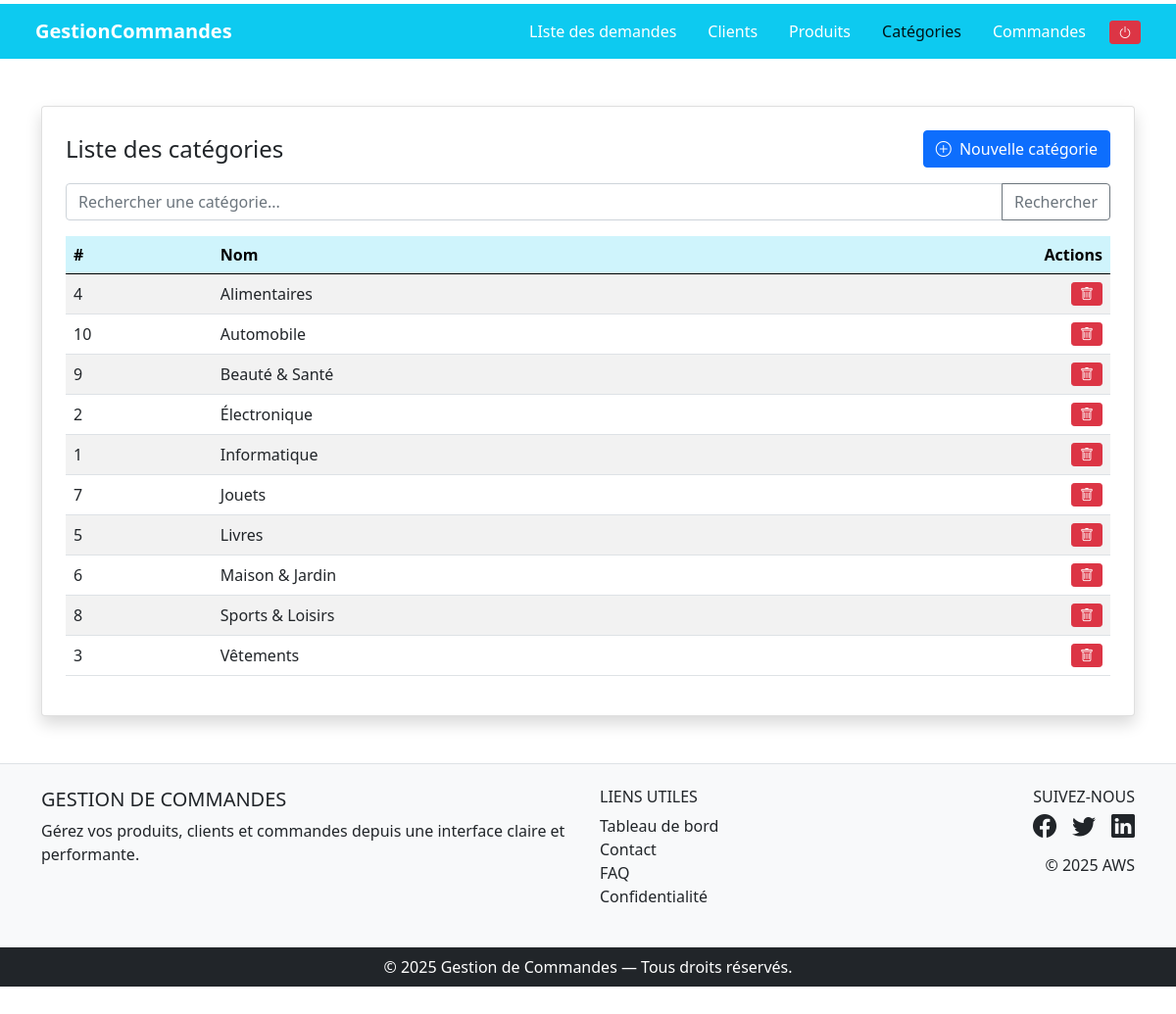
Page /categories/listeCategorie.php (signed in) on the committed database.
### tables this page shows
CREATE TABLE categorie (
  id INT AUTO_INCREMENT PRIMARY KEY,
  nom VARCHAR(100) NOT NULL
);

### categories/listeCategorie.php (the view, shortened to what this page needs)
<?php
require_once('../includes/db.php');
$search = $_GET['search'] ?? '';
$searchLike = '%' . $search . '%';
try {
    if (!empty($search)) {
        $stmt = $pdo->prepare("SELECT * FROM categorie WHERE nom LIKE :search ORDER BY nom ASC");
        $stmt->execute(['search' => $searchLike]);
    } else {
        $stmt = $pdo->query("SELECT * FROM categorie ORDER BY nom ASC");
    }
    $categories = $stmt->fetchAll(PDO::FETCH_ASSOC);
} catch (PDOException $e) {
    $categories = [];
    error_log("Erreur liste catégorie : " . $e->getMessage());
}
?>
<link href="https://cdn.jsdelivr.net/npm/bootstrap@5.0.2/dist/css/bootstrap.min.css" rel="stylesheet">
<link href="https://cdn.jsdelivr.net/npm/bootstrap-icons@1.10.5/font/bootstrap-icons.css" rel="stylesheet">
<?php include('../includes/header.php') ?>
<div class="container mt-5">
    <div class="card shadow p-4">
        <div class="d-flex justify-content-between align-items-center mb-3">
            <h4 class="mb-0">Liste des catégories</h4>
            <a href="addCategorie.php" class="btn btn-primary">
                <i class="bi bi-plus-circle me-1"></i> Nouvelle catégorie
            </a>
        </div>
        <form method="GET" class="input-group mb-3">
            <input type="text" name="search" class="form-control" placeholder="Rechercher une catégorie..." value="<?= htmlspecialchars($search) ?>">
            <button class="btn btn-outline-secondary" type="submit">Rechercher</button>
        </form>
        <div class="table-responsive">
            <table class="table table-striped align-middle">
                <thead class="table-info">
                    <tr>
                        <th>#</th>
                        <th>Nom</th>
                        <?php if (isset($_SESSION['utilisateur_role']) && $_SESSION['utilisateur_role'] == 'admin'): ?>
                            <th class="text-end">Actions</th>
                        <?php endif ?>
                    </tr>
                </thead>
                <tbody>
                    <?php if (count($categories) > 0): ?>
                        <?php foreach ($categories as $categorie): ?>
                            <tr>
                                <td><?= $categorie['id'] ?></td>
                                <td><?= htmlspecialchars($categorie['nom']) ?></td>
                                <?php if (isset($_SESSION['utilisateur_role']) && $_SESSION['utilisateur_role'] == 'admin'): ?>
                                    <td class="text-end">
                                        <a href="deleteCategorie.php?id=<?= $categorie['id'] ?>" class="btn btn-sm btn-danger"
                                        onclick="return confirm('Supprimer cette catégorie ?')">
                                            <i class="bi bi-trash"></i>
                                        </a>
                                </td>
                                <?php endif; ?>
                            </tr>
                        <?php endforeach; ?>
                    <?php else: ?>
                        <tr><td colspan="3" class="text-center">Aucune catégorie trouvée.</td></tr>
                    <?php endif; ?>
                </tbody>
            </table>
        </div>
    </div>
</div>
<?php include('../includes/footer.php') ?>

### rows in the picture
categorie: id "4", nom "Alimentaires"
categorie: id "10", nom "Automobile"
categorie: id "9", nom "Beauté & Santé"
categorie: id "2", nom "Électronique"
categorie: id "1", nom "Informatique"
categorie: id "7", nom "Jouets"
categorie: id "5", nom "Livres"
categorie: id "6", nom "Maison & Jardin"
categorie: id "8", nom "Sports & Loisirs"
categorie: id "3", nom "Vêtements"
